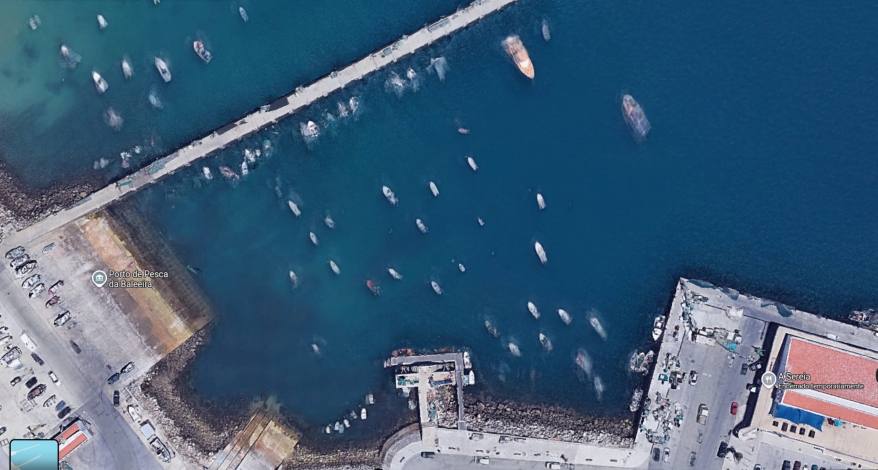
#> input picture web_presentation/assets/map_baleeira.png, 1755 x 940 px, found by its file name (shown at 1/2 size)
$ python generate_heightmap.py
#> lines starting #> are read from the running program, lines starting #| are printed output that depends on the picture; after the words box and inside, x2 and y2 are one past the last pixel; in counts of white or black regions, pixels touching at a corner belong together
from PIL import Image, ImageFilter
import numpy as np
import scipy.ndimage as ndimage

def generate_heightmap(input_path, output_path):
#> called with input_path = 'web_presentation/assets/map_baleeira.png'
    print(f"Processing {input_path}...")
    try:
        # Load and convert to Numpy
        img = Image.open(input_path).convert("RGB")
        data = np.array(img).astype(float)

        # --- STEP 1: SEGMENTATION (Water vs Land) ---
        # Logic: Land is grey/white (R~G~B high). Water is Blue (B > R).
        # We calculate a "Water Difference": (Blue - Red).
        # If Blue is significantly higher than Red, it's Water.

        R = data[:,:,0]
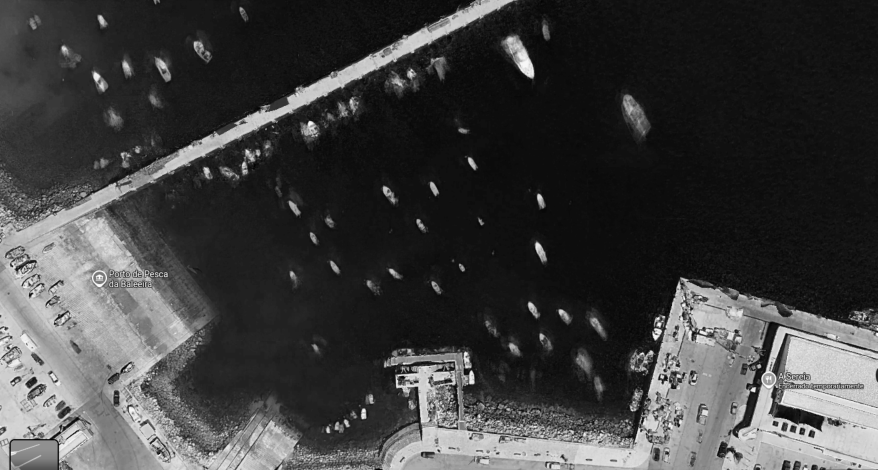
#> R: shape (940, 1755) float64 (shown at 1/2 size); min 0, max 255, mean 63.5
        G = data[:,:,1]
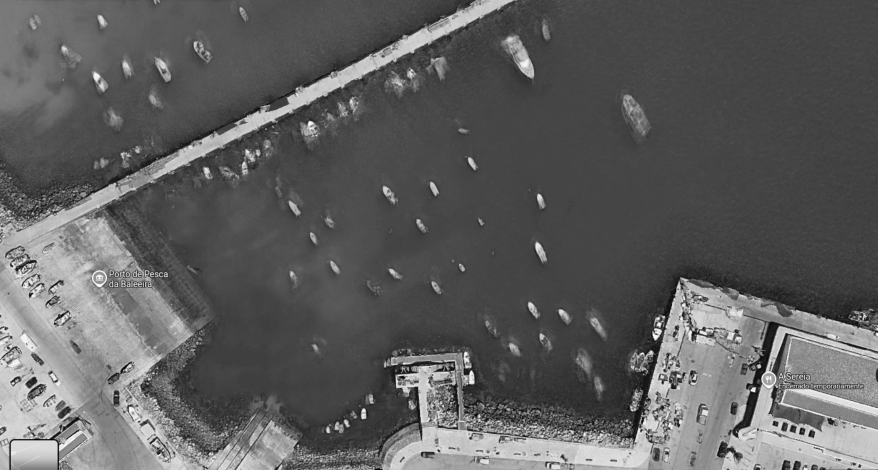
#> G: shape (940, 1755) float64 (shown at 1/2 size); min 0, max 255, mean 94.9
        B = data[:,:,2]
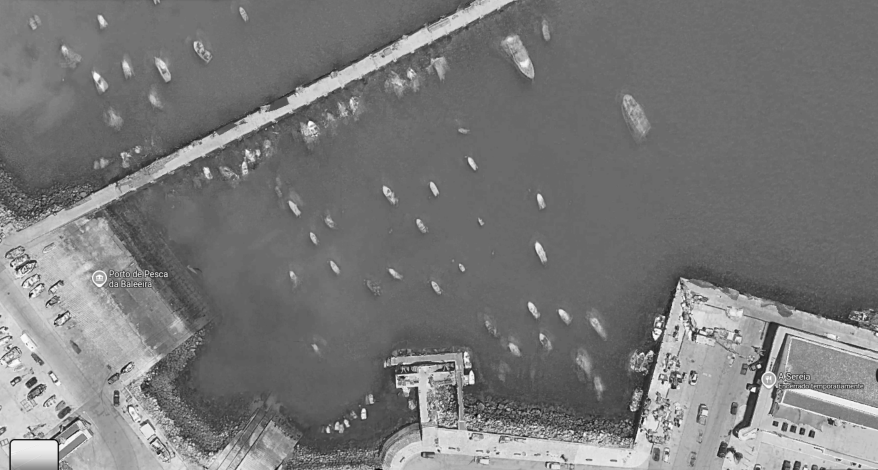
#> B: shape (940, 1755) float64 (shown at 1/2 size); min 0, max 255, mean 120.5

        # In the map, the water is dark blue-green. The land is bright grey.
        # Simple brightness check: Land is VERY bright (> 150 average). Water is darker (< 100).
        brightness = (R + G + B) / 3.0

        # Create a binary mask: 1 = Potential Land, 0 = Water
        # Threshold: Areas brighter than 110 are land/boats.
        mask = brightness > 110
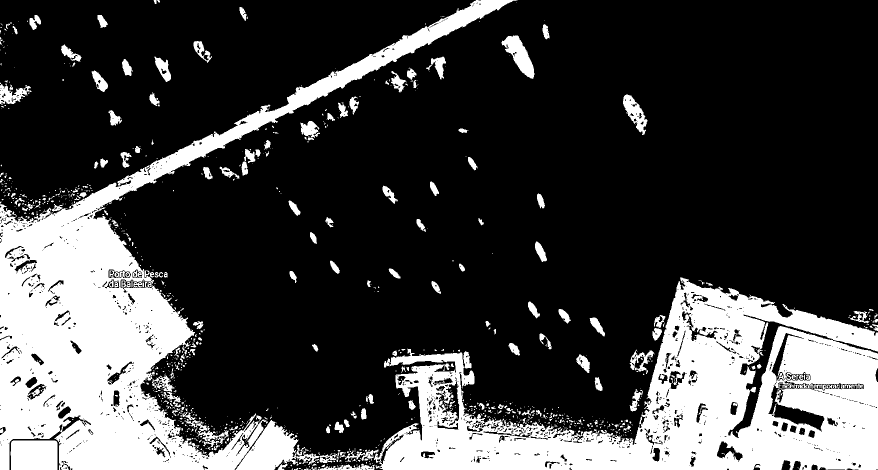
#> mask: shape (940, 1755) bool (shown at 1/2 size); 25% white; 1070 white regions (861 under 20 px), largest, box (x1, y1, x2, y2) and area: (0, 0, 1035, 940) 187523, (748, 555, 1755, 940) 179264, (21, 881, 115, 940) 5479

        # --- STEP 2: REMOVE BOATS (Size Filtering) ---
        # We look for "connected components" (islands of white pixels).
        # The breakwater and cliffs are HUGE areas. Boats are small isolated islands.

        # Label each distinct island with a unique number
        labeled_array, num_features = ndimage.label(mask)
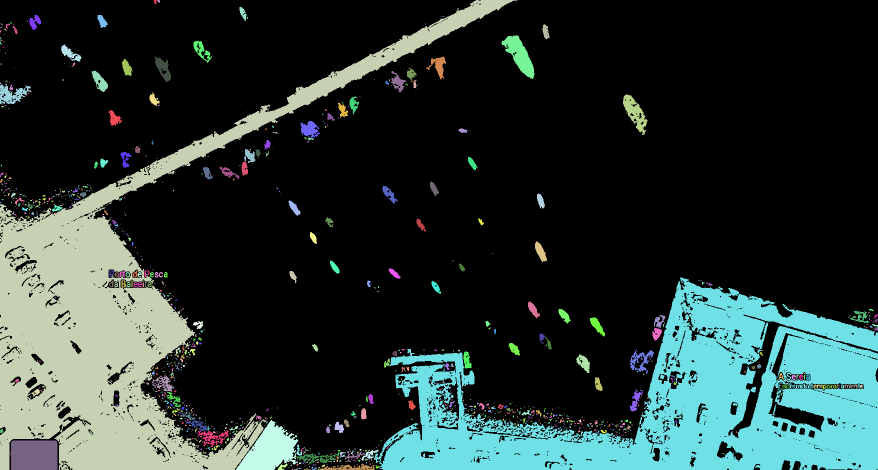
#> labeled_array: shape (940, 1755) int32 (shown at 1/2 size); 1282 distinct labels, from 0 to 1281; one colour per label, 0 black
#> num_features = 1281

        # Calculate the size (pixel count) of each island
        sizes = ndimage.sum(mask, labeled_array, range(num_features + 1))
#> sizes = 1282 values, max 179884 at index 3, min 0 at index 0, mean 322.1

        # Filter: Only keep islands larger than X pixels.
        # Boats might be 50-500 pixels. The Breakwater is likely 50,000+ pixels.
        # Let's set a safe threshold of 2000 pixels.
        min_size = 2000

        # Create a boolean mask of "valid labels" (regions big enough to be land)
        mask_size = sizes < min_size
        remove_pixel = mask_size[labeled_array]
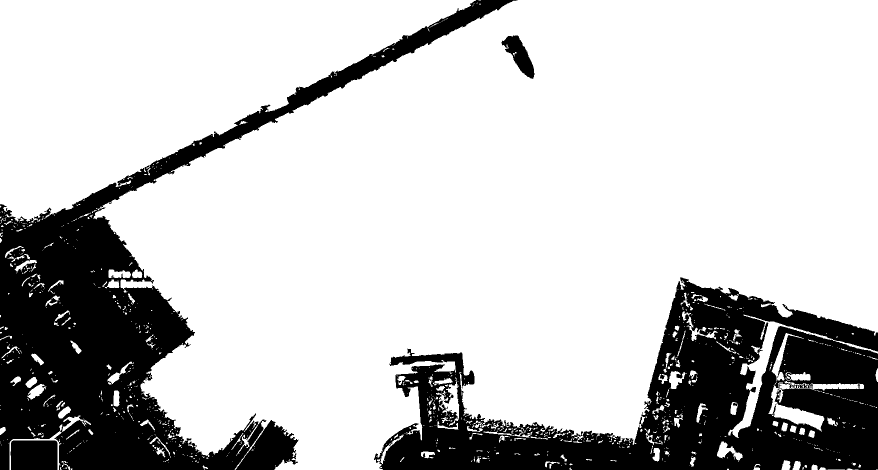
#> remove_pixel: shape (940, 1755) bool (shown at 1/2 size); 77.4% white; 4 black regions, box (x1, y1, x2, y2) and area: (0, 0, 1035, 940) 186723, (748, 555, 1755, 940) 178412, (21, 881, 115, 940) 5479, (1003, 71, 1069, 158) 2579

        # Update the mask: Set small regions to False (Water)
        mask[remove_pixel] = False

        # --- STEP 3: FILL HOLES ---
        # Sometimes the middle of the pier has dark spots. Fill holes in the big landmasses.
        mask = ndimage.binary_fill_holes(mask)
#> mask: shape (940, 1755) bool; 24.9% white; 4 white regions, box (x1, y1, x2, y2) and area: (748, 555, 1755, 940) 204790, (0, 0, 1035, 940) 197123, (21, 881, 115, 940) 5479, (1003, 71, 1069, 158) 2603

        # --- STEP 4: GENERATE FLAT HEIGHTMAP ---
        # Instead of using pixel brightness (which causes spikes), we use a flat value.
        # Land = 255 (or somewhat lower to be realistic scale), Water = 0.

        # Create blank heightmap
        heightmap = np.zeros_like(brightness)

        # Set Land to a uniform height (e.g., 200 out of 255)
        # This solves the "spikes on asphalt" problem. The pier will be perfectly flat.
        heightmap[mask] = 180

        # --- STEP 5: EDGE SMOOTHING ---
        # Blur the transition so we get slopes instead of 90-degree jagged cliffs
        final_img = Image.fromarray(heightmap.astype('uint8'))
        final_img = final_img.filter(ImageFilter.GaussianBlur(radius=6))
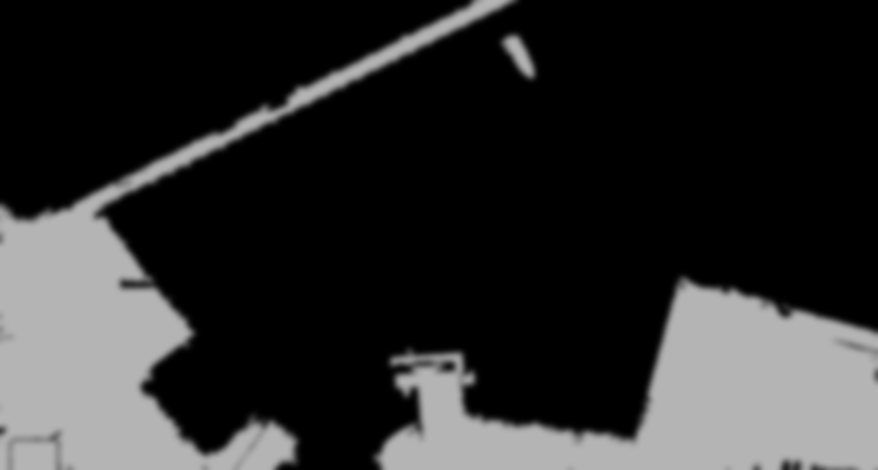
#> final_img: PIL image 1755x940 L (shown at 1/2 size); min 0, max 180, mean 44.7

        final_img.save(output_path)
        print(f"Heightmap saved to {output_path}")
        print(f"Removed {num_features} detected objects (boats/noise). Kept large landmasses.")
#| Removed 1281 detected objects (boats/noise). Kept large landmasses.

    except Exception as e:
        print(f"Error: {e}")

if __name__ == "__main__":
    generate_heightmap("web_presentation/assets/map_baleeira.png", "web_presentation/assets/heightmap_baleeira.png")

$ run again, with web_presentation/assets/bigger_map.png copied over web_presentation/assets/map_baleeira.png
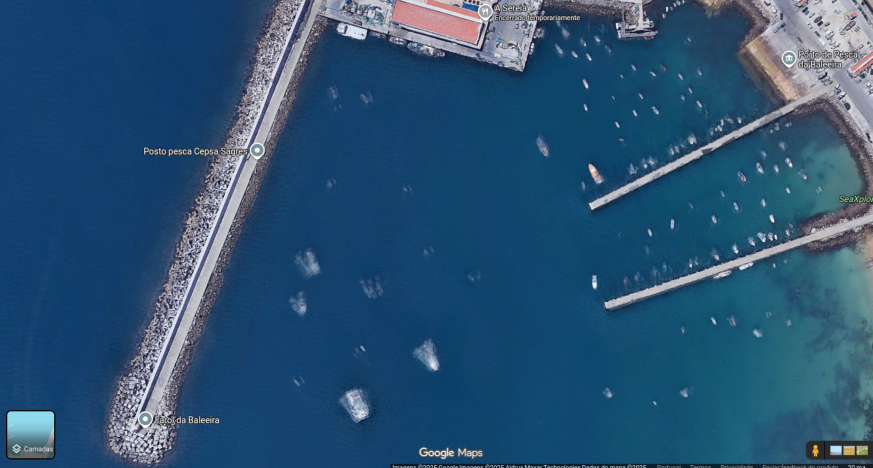
#> input picture web_presentation/assets/bigger_map.png, 1745 x 936 px, found by its file name (shown at 1/2 size)
#> in generate_heightmap, `labeled_array, num_features = ndimage.label(mask)`:
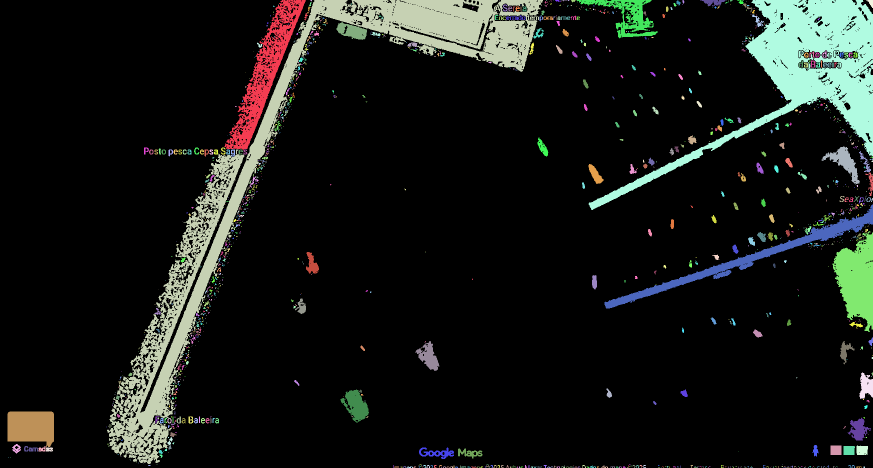
#> labeled_array: shape (936, 1745) int32 (shown at 1/2 size); 1505 distinct labels, from 0 to 1504; one colour per label, 0 black
#> num_features = 1504
#> sizes = 1505 values, max 83130 at index 3, min 0 at index 0, mean 139.3
#> remove_pixel: shape (936, 1745) bool; 89.2% white; 8 black regions, largest, box (x1, y1, x2, y2) and area: (214, 0, 1086, 928) 83130, (1177, 0, 1745, 420) 50112, (449, 0, 612, 300) 11762
#> in generate_heightmap, `final_img = final_img.filter(ImageFilter.GaussianBlur(radius=6))`:
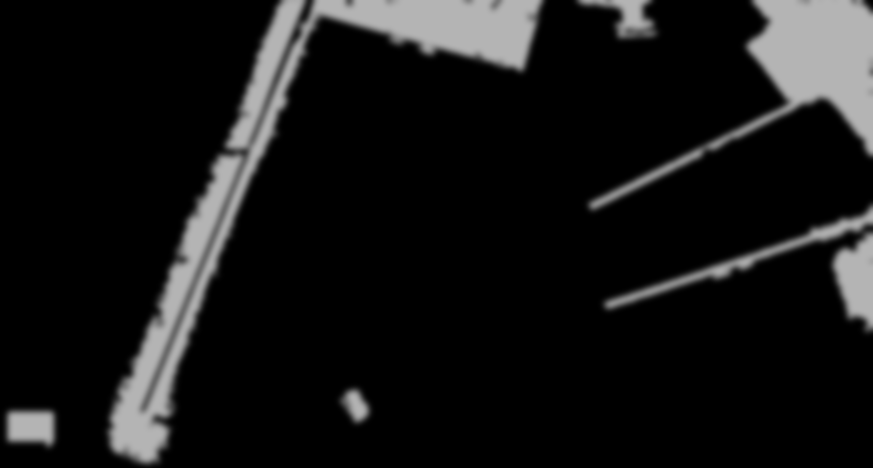
#> final_img: PIL image 1745x936 L (shown at 1/2 size); min 0, max 180, mean 21.7
#| Removed 1504 detected objects (boats/noise). Kept large landmasses.
